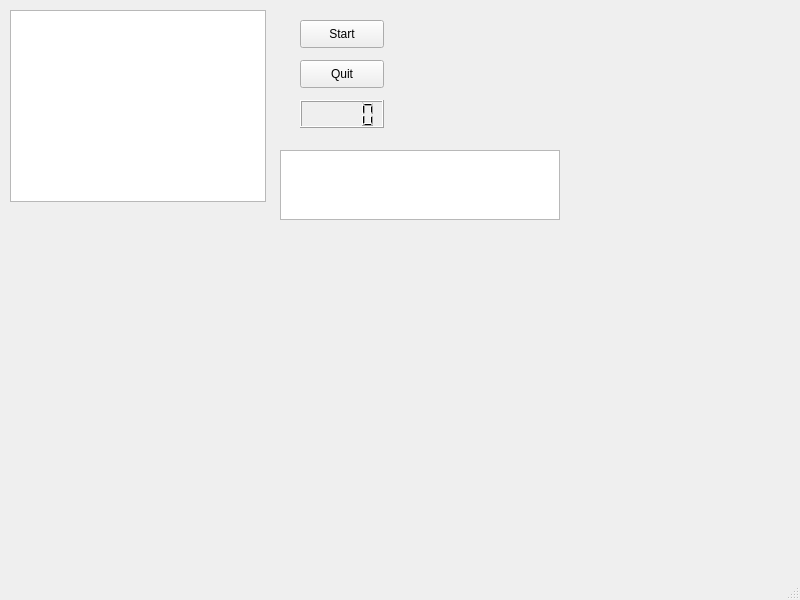
<?xml version="1.0" encoding="UTF-8"?>
<ui version="4.0">
 <class>MainWindow</class>
 <widget class="QMainWindow" name="MainWindow">
  <property name="geometry">
   <rect>
    <x>0</x>
    <y>0</y>
    <width>800</width>
    <height>600</height>
   </rect>
  </property>
  <property name="windowTitle">
   <string>MainWindow</string>
  </property>
  <widget class="QWidget" name="centralwidget">
   <widget class="QGraphicsView" name="gameView">
    <property name="geometry">
     <rect>
      <x>10</x>
      <y>10</y>
      <width>256</width>
      <height>192</height>
     </rect>
    </property>
   </widget>
   <widget class="QPushButton" name="startButton">
    <property name="geometry">
     <rect>
      <x>300</x>
      <y>20</y>
      <width>84</width>
      <height>28</height>
     </rect>
    </property>
    <property name="text">
     <string>Start</string>
    </property>
   </widget>
   <widget class="QPushButton" name="endButton">
    <property name="geometry">
     <rect>
      <x>300</x>
      <y>60</y>
      <width>84</width>
      <height>28</height>
     </rect>
    </property>
    <property name="text">
     <string>Quit</string>
    </property>
   </widget>
   <widget class="QLCDNumber" name="pointsView">
    <property name="geometry">
     <rect>
      <x>300</x>
      <y>100</y>
      <width>84</width>
      <height>28</height>
     </rect>
    </property>
   </widget>
   <widget class="QTextBrowser" name="textView">
    <property name="geometry">
     <rect>
      <x>280</x>
      <y>150</y>
      <width>280</width>
      <height>70</height>
     </rect>
    </property>
    <property name="palette">
     <palette>
      <active>
       <colorrole role="Text">
        <brush brushstyle="SolidPattern">
         <color alpha="255">
          <red>239</red>
          <green>41</green>
          <blue>41</blue>
         </color>
        </brush>
       </colorrole>
       <colorrole role="PlaceholderText">
        <brush brushstyle="SolidPattern">
         <color alpha="128">
          <red>239</red>
          <green>41</green>
          <blue>41</blue>
         </color>
        </brush>
       </colorrole>
      </active>
      <inactive>
       <colorrole role="Text">
        <brush brushstyle="SolidPattern">
         <color alpha="255">
          <red>239</red>
          <green>41</green>
          <blue>41</blue>
         </color>
        </brush>
       </colorrole>
       <colorrole role="PlaceholderText">
        <brush brushstyle="SolidPattern">
         <color alpha="128">
          <red>239</red>
          <green>41</green>
          <blue>41</blue>
         </color>
        </brush>
       </colorrole>
      </inactive>
      <disabled>
       <colorrole role="Text">
        <brush brushstyle="SolidPattern">
         <color alpha="127">
          <red>255</red>
          <green>255</green>
          <blue>255</blue>
         </color>
        </brush>
       </colorrole>
       <colorrole role="PlaceholderText">
        <brush brushstyle="SolidPattern">
         <color alpha="128">
          <red>231</red>
          <green>231</green>
          <blue>231</blue>
         </color>
        </brush>
       </colorrole>
      </disabled>
     </palette>
    </property>
    <property name="font">
     <font>
      <pointsize>35</pointsize>
      <weight>75</weight>
      <bold>true</bold>
     </font>
    </property>
   </widget>
  </widget>
  <widget class="QMenuBar" name="menubar">
   <property name="geometry">
    <rect>
     <x>0</x>
     <y>0</y>
     <width>800</width>
     <height>25</height>
    </rect>
   </property>
  </widget>
  <widget class="QStatusBar" name="statusbar"/>
 </widget>
 <resources/>
 <connections>
  <connection>
   <sender>endButton</sender>
   <signal>clicked()</signal>
   <receiver>MainWindow</receiver>
   <slot>close()</slot>
   <hints>
    <hint type="sourcelabel">
     <x>341</x>
     <y>98</y>
    </hint>
    <hint type="destinationlabel">
     <x>399</x>
     <y>299</y>
    </hint>
   </hints>
  </connection>
 </connections>
</ui>
